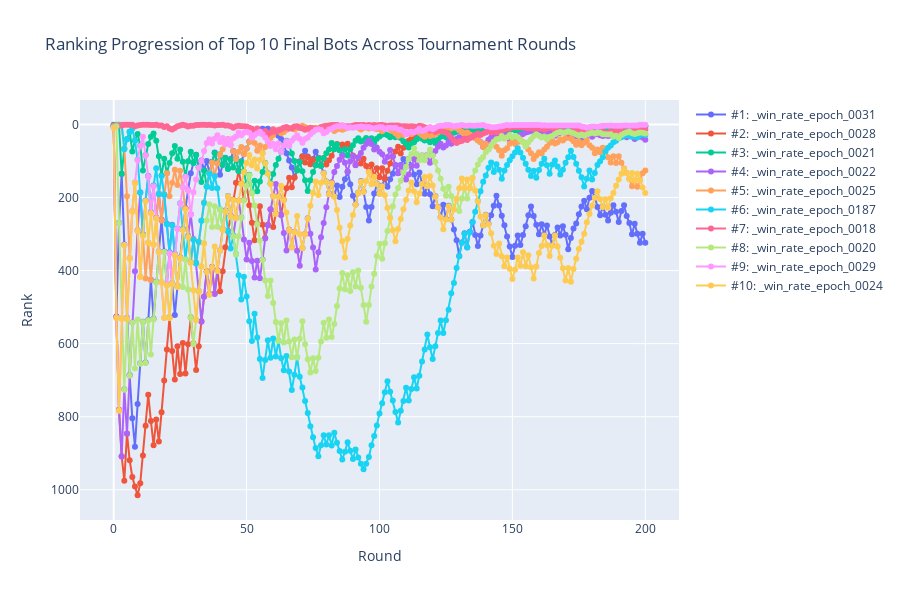

This figure's notebook cell:
### Code cell
# Create ranking progression plot
fig = go.Figure()

rounds = list(range(num_rounds + 1))

# Add a line for each top 10 bot
for i, bot_name in enumerate(top_10_names):
    final_rank = i + 1
    fig.add_trace(
        go.Scatter(
            x=rounds,
            y=rankings_by_round[bot_name],
            mode="lines+markers",
            name=f"#{final_rank}: {bot_name[-20:]}",
            line=dict(width=2),
            marker=dict(size=6),
            hovertemplate=f"<b>{bot_name[-30:]}</b><br>Round: %{{x}}<br>Rank: %{{y}}<extra></extra>",
        )
    )

fig.update_layout(
    title="Ranking Progression of Top 10 Final Bots Across Tournament Rounds",
    xaxis_title="Round",
    yaxis_title="Rank",
    height=600,
    # xaxis=dict(range=[0, 10]),
    # hovermode="x unified",
    # legend=dict(yanchor="top", y=0.99, xanchor="right", x=0.99),
)

# Reverse y-axis so rank 1 is at top
fig.update_yaxes(autorange="reversed")

fig.show()

### Figure 1 — Plotly figure (JSON) as saved in the notebook; plotly's stock layout.template omitted (floating-point values rounded to 4 significant figures; data arrays with more than 128 entries replaced by an {"elided": "..."} marker saying what was removed)
{"data": [{"hovertemplate": "<b>3_1326-E02_win_rate_epoch_0031</b><br>Round: %{x}<br>Rank: %{y}<extra></extra>", "line": {"width": 2}, "marker": {"size": 6}, "mode": "lines+markers", "name": "#1: _win_rate_epoch_0031", "type": "scatter", "x": {"elided": "201 int values"}, "y": {"elided": "201 int values"}}, {"hovertemplate": "<b>3_1326-E02_win_rate_epoch_0028</b><br>Round: %{x}<br>Rank: %{y}<extra></extra>", "line": {"width": 2}, "marker": {"size": 6}, "mode": "lines+markers", "name": "#2: _win_rate_epoch_0028", "type": "scatter", "x": {"elided": "201 int values"}, "y": {"elided": "201 int values"}}, {"hovertemplate": "<b>3_1325-E02_win_rate_epoch_0021</b><br>Round: %{x}<br>Rank: %{y}<extra></extra>", "line": {"width": 2}, "marker": {"size": 6}, "mode": "lines+markers", "name": "#3: _win_rate_epoch_0021", "type": "scatter", "x": {"elided": "201 int values"}, "y": {"elided": "201 int values"}}, {"hovertemplate": "<b>3_1325-E02_win_rate_epoch_0022</b><br>Round: %{x}<br>Rank: %{y}<extra></extra>", "line": {"width": 2}, "marker": {"size": 6}, "mode": "lines+markers", "name": "#4: _win_rate_epoch_0022", "type": "scatter", "x": {"elided": "201 int values"}, "y": {"elided": "201 int values"}}, {"hovertemplate": "<b>3_1326-E02_win_rate_epoch_0025</b><br>Round: %{x}<br>Rank: %{y}<extra></extra>", "line": {"width": 2}, "marker": {"size": 6}, "mode": "lines+markers", "name": "#5: _win_rate_epoch_0025", "type": "scatter", "x": {"elided": "201 int values"}, "y": {"elided": "201 int values"}}, {"hovertemplate": "<b>3_1337-E02_win_rate_epoch_0187</b><br>Round: %{x}<br>Rank: %{y}<extra></extra>", "line": {"width": 2}, "marker": {"size": 6}, "mode": "lines+markers", "name": "#6: _win_rate_epoch_0187", "type": "scatter", "x": {"elided": "201 int values"}, "y": {"elided": "201 int values"}}, {"hovertemplate": "<b>3_1325-E02_win_rate_epoch_0018</b><br>Round: %{x}<br>Rank: %{y}<extra></extra>", "line": {"width": 2}, "marker": {"size": 6}, "mode": "lines+markers", "name": "#7: _win_rate_epoch_0018", "type": "scatter", "x": {"elided": "201 int values"}, "y": {"elided": "201 int values"}}, {"hovertemplate": "<b>3_1325-E02_win_rate_epoch_0020</b><br>Round: %{x}<br>Rank: %{y}<extra></extra>", "line": {"width": 2}, "marker": {"size": 6}, "mode": "lines+markers", "name": "#8: _win_rate_epoch_0020", "type": "scatter", "x": {"elided": "201 int values"}, "y": {"elided": "201 int values"}}, {"hovertemplate": "<b>3_1326-E02_win_rate_epoch_0029</b><br>Round: %{x}<br>Rank: %{y}<extra></extra>", "line": {"width": 2}, "marker": {"size": 6}, "mode": "lines+markers", "name": "#9: _win_rate_epoch_0029", "type": "scatter", "x": {"elided": "201 int values"}, "y": {"elided": "201 int values"}}, {"hovertemplate": "<b>3_1326-E02_win_rate_epoch_0024</b><br>Round: %{x}<br>Rank: %{y}<extra></extra>", "line": {"width": 2}, "marker": {"size": 6}, "mode": "lines+markers", "name": "#10: _win_rate_epoch_0024", "type": "scatter", "x": {"elided": "201 int values"}, "y": {"elided": "201 int values"}}], "layout": {"height": 600, "title": {"text": "Ranking Progression of Top 10 Final Bots Across Tournament Rounds"}, "xaxis": {"title": {"text": "Round"}}, "yaxis": {"autorange": "reversed", "title": {"text": "Rank"}}}}
